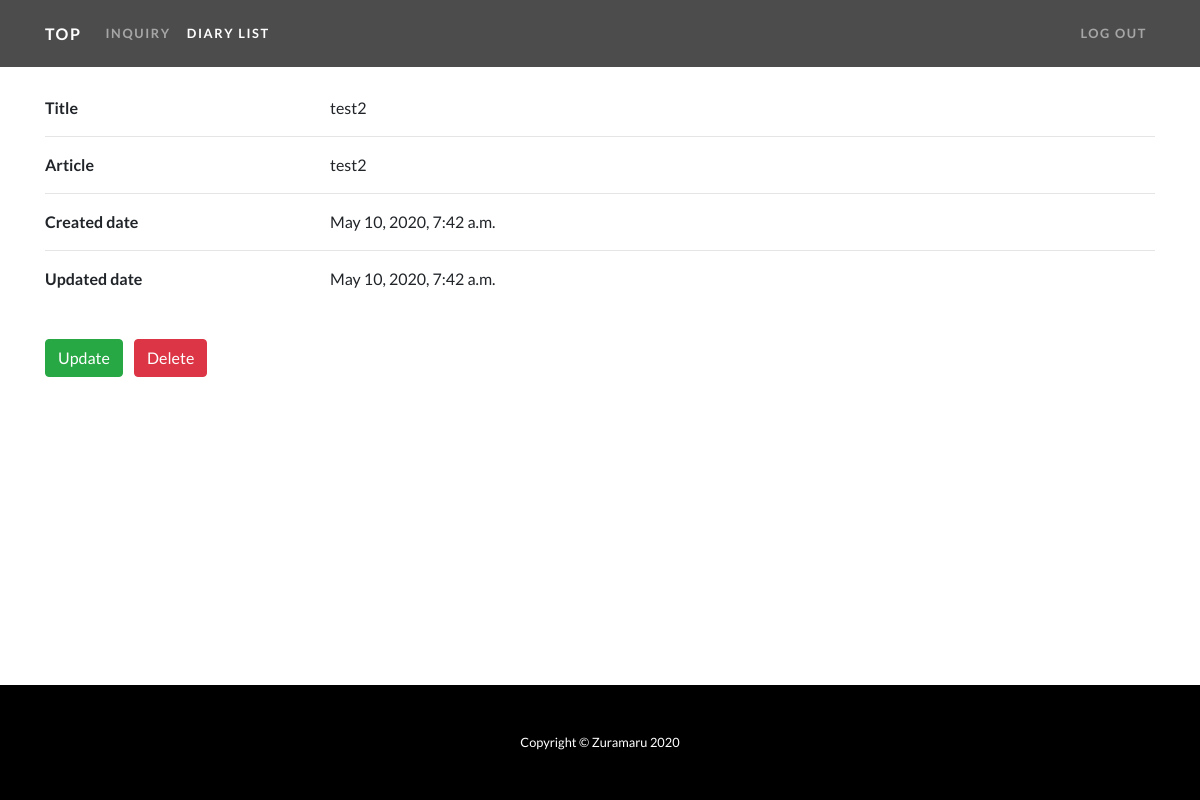
Screenshot of /diary_detail/2/ (signed in) with the database file from the repository.
### miraizura/models.py (models this page shows, shortened)
class Diary(models.Model):
    user = models.ForeignKey(CustomUser, verbose_name='user', on_delete=models.PROTECT)
    title = models.CharField(verbose_name='title', max_length=40)
    content = models.TextField(verbose_name='content', blank=True, null=True)
    created_at = models.DateTimeField(verbose_name='created date', auto_now_add=True)
    updated_at = models.DateTimeField(verbose_name='updated date', auto_now=True)
    class Meta:
        verbose_name_plural = 'Diary'

### miraizura/views.py (the view)
# urls.py: path('diary_detail/<int:pk>/', views.DiaryDetailView.as_view(), name="diary_detail"),
class DiaryDetailView(LoginRequiredMixin, generic.DetailView):
    model = Diary
    template_name = 'diary_detail.html'

### miraizura/templates/diary_detail.html (shortened to what this page needs)
{% extends 'base.html' %}
{% load static %}
{% block active_diary_list %}active{% endblock %}
{% block contents %}
<div class="container">
    <div class="my-div-style w-100">
        <div class="row">
            <div class="col-3">
                <strong>Title</strong>
            </div>
            <div class="col-9">
                {{ object.title }}
            </div>
        </div>
        <hr>
        <div class="row">
            <div class="col-3">
                <strong>Article</strong>
            </div>
            <div class="col-9">
                {{ object.content|linebreaksbr }}
            </div>
        </div>
        <hr>
        <div class="row">
            <div class="col-3">
                <strong>Created date</strong>
            </div>
            <div class="col-9">
                {{ object.created_at }}
            </div>
        </div>
        <hr>
        <div class="row">
            <div class="col-3">
                <strong>Updated date</strong>
            </div>
            <div class="col-9">
                {{ object.updated_at }}
            </div>
        </div>
        <a class="btn btn-success mt-5 mb-3" href="{% url 'miraizura:diary_update' object.pk %}">Update</a>
        <a class="btn btn-danger mt-5 ml-2 mb-3" href="{% url 'miraizura:diary_delete' object.pk %}">Delete</a>
    </div>
</div>
{% endblock %}

### miraizura/static/css/mystyle.css (style rules this page uses)
body, #wrapper { display: flex; flex-direction: column; min-height: 100vh; }
.my-div-style { margin-top: 6rem; }

### rows the page displays
Diary: title "test2", content "test2", created_at "May 10, 2020, 7:42 a.m.", updated_at "May 10, 2020, 7:42 a.m."
